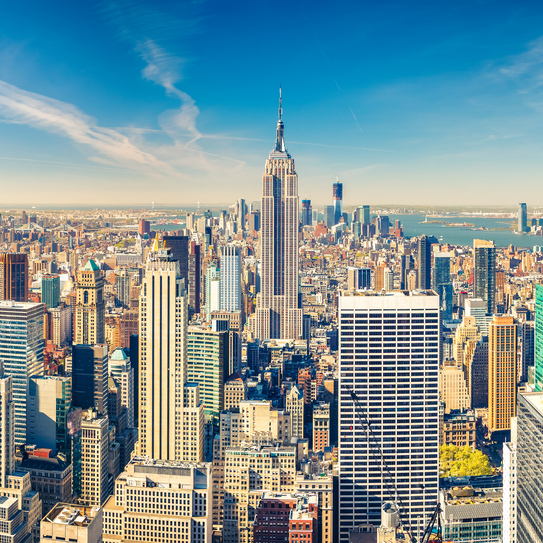
#> input picture Image_Processing/Blurring/NYC.jpg, 543 x 543 px
$ python Smoothing.py
#> lines starting #> are read from the running program, lines starting #| are printed output that depends on the picture
'''
Bluring temel amacı detayı azaltır ve gürültüyü engeller

Ortalama Bulanıklaştırma:
Kuutu Filtresi kullanılır yani;
Resmin her 5 pixeli alıp bunun ortalamasını alır ve sonra 5pixele
ortalamarı yazar. Böylece bulanıklaştırmış oluruz


Gauss Bulanıklaştırma:
Ortalama ile mantık aynı kutu filtresi yerine Gauss Çekirdeği kullanılır
Pozitif ve tek olması gereken çekirdeğin genişliği ve yüksekliği
SigmaX,SigmaY ; Xve Y yönlerindeki standart sapmayı belirtmeliyiz


Medyan Bulanıklaştırma:
Çekirdek alanı altındaki tüm piksellerin medyanını alır ve merkezi
öğe bu medyan ile birleştirilir
Salt and Pepper Noises'e(Tuz ve biber gürültüsü) karşı oldukça etkili
'''
import cv2
import matplotlib.pyplot as plt
import numpy as np

img = cv2.imread("NYC.jpg")
#> img is the input picture: shape (543, 543, 3); mean B, G, R 150.2, 146.3, 122.6
img = cv2.cvtColor(img,cv2.COLOR_BGR2RGB)

plt.figure()
plt.imshow(img),plt.axis("off"),plt.title("Orijinal"),plt.show()


# Ortalama Bulanklaştırma:
dst2 = cv2.blur(img,ksize=(3,3))
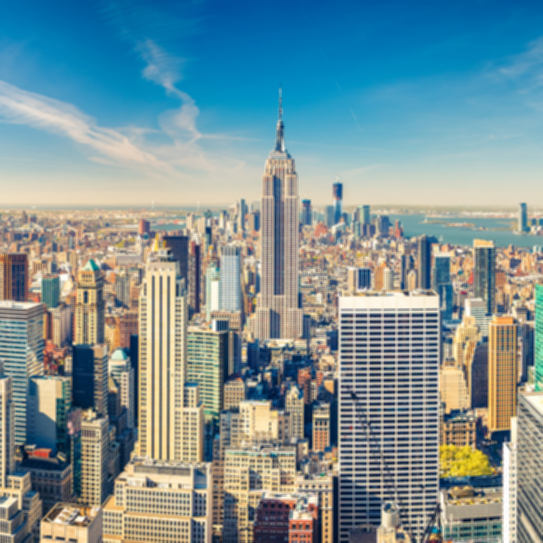
#> dst2: shape (543, 543, 3); mean R, G, B 122.7, 146.3, 150.2
plt.figure()
plt.imshow(dst2),plt.axis("off"),plt.title("Ortalama"),plt.show()

#Gauss Bulanıklaştırma:
gaussBlur = cv2.GaussianBlur(img,ksize=(3,3),sigmaX=7)
#Y vermedik default oalrak X in değeirni alır
plt.figure()
plt.imshow(gaussBlur),plt.axis("off"),plt.title("Gaussian"),plt.show()


#Medyan Blur:
medyanBlur = cv2.medianBlur(img,ksize=3)
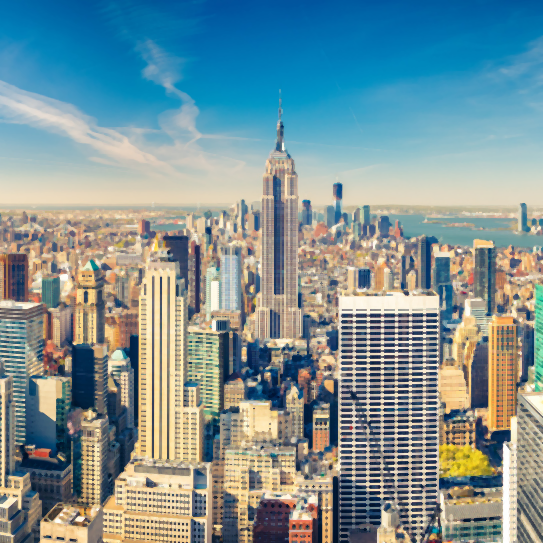
#> medyanBlur: shape (543, 543, 3); mean R, G, B 124.2, 146.9, 150
plt.figure()
plt.imshow(dst2),plt.axis("off"),plt.title("Median"),plt.show()

def gaussianNoise(img):
    #gürültü elde etme
    row,col,ch = img.shape  # ch dediği chanlle yani RGB mi BGR mı onu söyler
    mean = 0
    varians = 0.05
    sigma = varians**0.5
    gauss = np.random.normal(mean,sigma,(row,col,ch))
    gauss = gauss.reshape(row,col,ch)
    noisy = img + gauss
    return noisy


#Normalize etme
img = cv2.imread("NYC.jpg")
img = cv2.cvtColor(img,cv2.COLOR_BGR2RGB)/255 #0-1 arası olacak
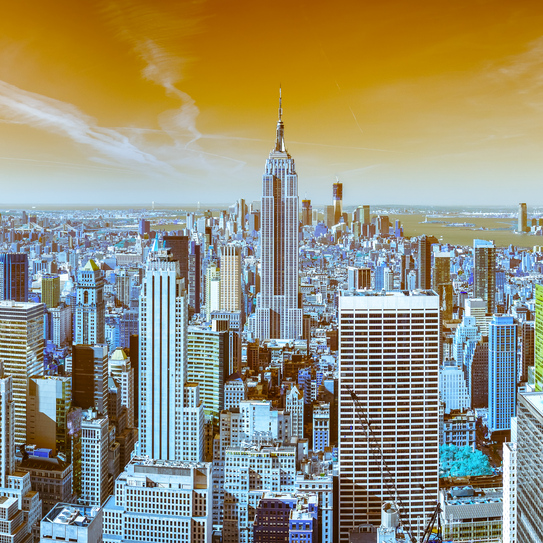
#> img: shape (543, 543, 3) float64; mean B, G, R 0.481, 0.574, 0.589
GN = gaussianNoise(img)
#> in gaussianNoise, `noisy = img + gauss`:
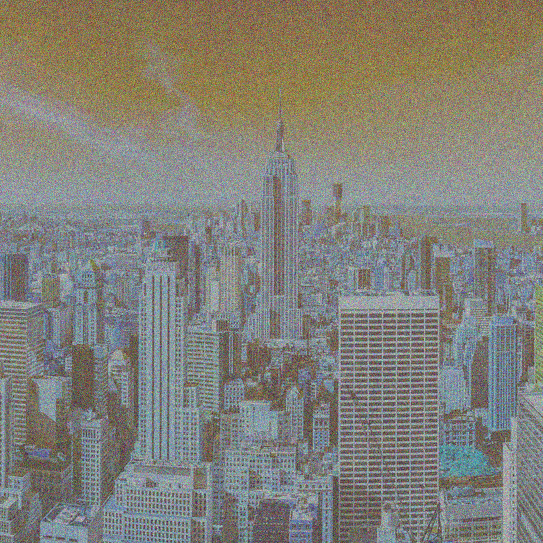
#> noisy: shape (543, 543, 3) float64; mean B, G, R 0.482, 0.574, 0.589; drawn with min black and max white
plt.figure()
plt.imshow(GN),plt.axis("off"),plt.title("Gaussian Noise"),plt.show()
#> figure, not shown here; B, G, R data is drawn as R, G, B


#Gauss Bulanıklaştırma :
gaussBlur2 = cv2.GaussianBlur(GN,ksize=(3,3),sigmaX=7)
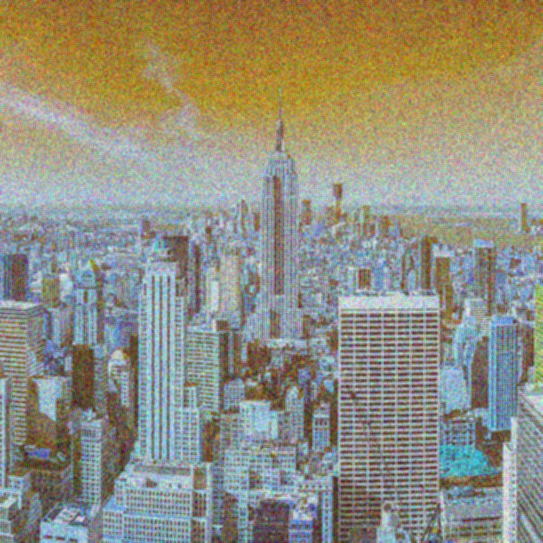
#> gaussBlur2: shape (543, 543, 3) float64; mean B, G, R 0.482, 0.574, 0.589; drawn with min black and max white
#Y vermedik default oalrak X in değeirni alır
plt.figure()
plt.imshow(gaussBlur2),plt.axis("off"),plt.title("Gaussian-Normalize"),plt.show()
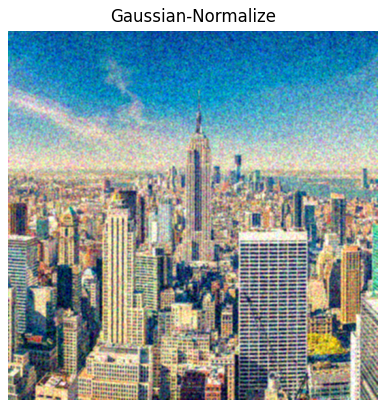
#> figure drawn by matplotlib, 1 panel; B, G, R data is drawn as R, G, B


def saltPaperNoise(img):

    row,col,ch = img.shape
    s_vs_p = 0.5
    amount = 0.004
    noisy = np.copy(img)

    #salt beyaz
    num_salt =int( np.ceil(amount*img.size*s_vs_p) )
    coords = [np.random.randint(0,i-1,num_salt) for i in img.shape]
    noisy[coords] = 1

    #paper siyah
    num_paper = int(np.ceil(amount*img.size*(1-s_vs_p)))
    coords = [np.random.randint(0,i-1,num_paper) for i in img.shape]
    noisy[coords] = 0

    return noisy

# Salting ekleme
spImage = saltPaperNoise(img)
#> in saltPaperNoise, `noisy[coords] = 0`:
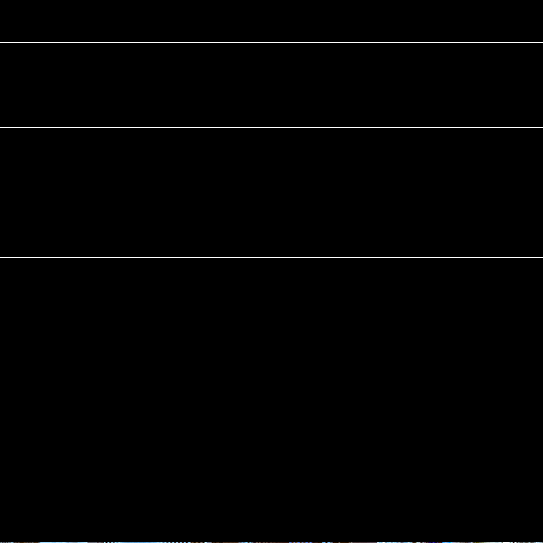
#> noisy: shape (543, 543, 3) float64; mean B, G, R 0.00651, 0.0064, 0.00629
plt.figure()
plt.imshow(spImage),plt.axis("off"),plt.title("Salt-paper"),plt.show()

#salting giderme
medyanBlur = cv2.medianBlur(spImage.astype(np.float32),ksize=3)
plt.figure()
plt.imshow(medyanBlur),plt.axis("off"),plt.title("Median-SP"),plt.show()
